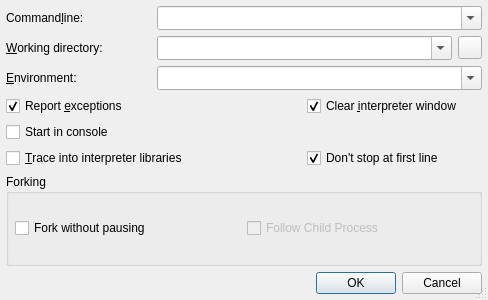
<?xml version="1.0" encoding="UTF-8"?>
<ui version="4.0">
 <class>StartDebugDialog</class>
 <widget class="QDialog" name="StartDebugDialog">
  <property name="geometry">
   <rect>
    <x>0</x>
    <y>0</y>
    <width>488</width>
    <height>300</height>
   </rect>
  </property>
  <property name="windowTitle">
   <string>Start debugging</string>
  </property>
  <property name="sizeGripEnabled">
   <bool>true</bool>
  </property>
  <layout class="QGridLayout" name="gridLayout">
   <item row="0" column="0">
    <widget class="QLabel" name="TextLabel1">
     <property name="text">
      <string>Command&amp;line:</string>
     </property>
     <property name="buddy">
      <cstring>cmdlineCombo</cstring>
     </property>
    </widget>
   </item>
   <item row="0" column="1" colspan="3">
    <widget class="QComboBox" name="cmdlineCombo">
     <property name="sizePolicy">
      <sizepolicy hsizetype="Expanding" vsizetype="Fixed">
       <horstretch>0</horstretch>
       <verstretch>0</verstretch>
      </sizepolicy>
     </property>
     <property name="toolTip">
      <string>Enter the commandline parameters</string>
     </property>
     <property name="whatsThis">
      <string>&lt;b&gt;Commandline&lt;/b&gt;
&lt;p&gt;Enter the commandline parameters in this field.&lt;/p&gt;</string>
     </property>
     <property name="editable">
      <bool>true</bool>
     </property>
     <property name="insertPolicy">
      <enum>QComboBox::InsertAtTop</enum>
     </property>
     <property name="sizeAdjustPolicy">
      <enum>QComboBox::AdjustToMinimumContentsLengthWithIcon</enum>
     </property>
     <property name="duplicatesEnabled">
      <bool>false</bool>
     </property>
    </widget>
   </item>
   <item row="1" column="0">
    <widget class="QLabel" name="TextLabel2">
     <property name="text">
      <string>&amp;Working directory:</string>
     </property>
     <property name="buddy">
      <cstring>workdirCombo</cstring>
     </property>
    </widget>
   </item>
   <item row="1" column="1" colspan="2">
    <widget class="QComboBox" name="workdirCombo">
     <property name="sizePolicy">
      <sizepolicy hsizetype="Expanding" vsizetype="Fixed">
       <horstretch>0</horstretch>
       <verstretch>0</verstretch>
      </sizepolicy>
     </property>
     <property name="toolTip">
      <string>Enter the working directory</string>
     </property>
     <property name="whatsThis">
      <string>&lt;b&gt;Working directory&lt;/b&gt;
&lt;p&gt;Enter the working directory of the application to be debugged. Leave it empty to set the working directory to the executable directory.&lt;/p&gt;</string>
     </property>
     <property name="editable">
      <bool>true</bool>
     </property>
     <property name="insertPolicy">
      <enum>QComboBox::InsertAtTop</enum>
     </property>
     <property name="sizeAdjustPolicy">
      <enum>QComboBox::AdjustToMinimumContentsLengthWithIcon</enum>
     </property>
     <property name="duplicatesEnabled">
      <bool>false</bool>
     </property>
    </widget>
   </item>
   <item row="2" column="0">
    <widget class="QLabel" name="textLabel1">
     <property name="text">
      <string>&amp;Environment:</string>
     </property>
     <property name="buddy">
      <cstring>environmentCombo</cstring>
     </property>
    </widget>
   </item>
   <item row="2" column="1" colspan="3">
    <widget class="QComboBox" name="environmentCombo">
     <property name="sizePolicy">
      <sizepolicy hsizetype="Expanding" vsizetype="Fixed">
       <horstretch>0</horstretch>
       <verstretch>0</verstretch>
      </sizepolicy>
     </property>
     <property name="toolTip">
      <string>Enter the environment variables to be set.</string>
     </property>
     <property name="whatsThis">
      <string>&lt;b&gt;Environment&lt;/b&gt;
&lt;p&gt;Enter the environment variables to be set for the program. The individual settings must be separated by whitespace and be given in the form 'var=value'. In order to add to an environment variable, enter it in the form 'var+=value'.&lt;/p&gt;
&lt;p&gt;Example: var1=1 var2=&quot;hello world&quot; var3+=&quot;:/tmp&quot;&lt;/p&gt;</string>
     </property>
     <property name="editable">
      <bool>true</bool>
     </property>
     <property name="insertPolicy">
      <enum>QComboBox::InsertAtTop</enum>
     </property>
     <property name="sizeAdjustPolicy">
      <enum>QComboBox::AdjustToMinimumContentsLengthWithIcon</enum>
     </property>
     <property name="duplicatesEnabled">
      <bool>false</bool>
     </property>
    </widget>
   </item>
   <item row="3" column="0" colspan="2">
    <widget class="QCheckBox" name="exceptionCheckBox">
     <property name="toolTip">
      <string>Uncheck to disable exception reporting</string>
     </property>
     <property name="whatsThis">
      <string>&lt;b&gt;Report exceptions&lt;/b&gt;
&lt;p&gt;Uncheck this in order to disable exception reporting.&lt;/p&gt;</string>
     </property>
     <property name="text">
      <string>Report &amp;exceptions</string>
     </property>
     <property name="shortcut">
      <string>Alt+E</string>
     </property>
     <property name="checked">
      <bool>true</bool>
     </property>
    </widget>
   </item>
   <item row="3" column="2" colspan="2">
    <widget class="QCheckBox" name="clearShellCheckBox">
     <property name="toolTip">
      <string>Select to clear the display of the interpreter window</string>
     </property>
     <property name="whatsThis">
      <string>&lt;b&gt;Clear interpreter window&lt;/b&gt;&lt;p&gt;This clears the display of the interpreter window before starting the debug client.&lt;/p&gt;</string>
     </property>
     <property name="text">
      <string>Clear &amp;interpreter window</string>
     </property>
     <property name="checked">
      <bool>true</bool>
     </property>
    </widget>
   </item>
   <item row="4" column="0" colspan="2">
    <widget class="QCheckBox" name="consoleCheckBox">
     <property name="toolTip">
      <string>Select to start the debugger in a console window</string>
     </property>
     <property name="whatsThis">
      <string>&lt;b&gt;Start in console&lt;/b&gt;
&lt;p&gt;Select to start the debugger in a console window. The console command has to be configured on the Debugger-&amp;gt;General page&lt;/p&gt;</string>
     </property>
     <property name="text">
      <string>Start in console</string>
     </property>
    </widget>
   </item>
   <item row="5" column="0" colspan="2">
    <widget class="QCheckBox" name="tracePythonCheckBox">
     <property name="toolTip">
      <string>Select to trace into the Python library</string>
     </property>
     <property name="text">
      <string>&amp;Trace into interpreter libraries</string>
     </property>
     <property name="shortcut">
      <string>Alt+T</string>
     </property>
    </widget>
   </item>
   <item row="5" column="2" colspan="2">
    <widget class="QCheckBox" name="autoContinueCheckBox">
     <property name="toolTip">
      <string>Select to not stop the debugger at the first executable line.</string>
     </property>
     <property name="whatsThis">
      <string>&lt;b&gt;Don't stop at first line&lt;/b&gt;&lt;p&gt;This prevents the debugger from stopping at the first executable line.&lt;/p&gt;</string>
     </property>
     <property name="text">
      <string>Don't stop at first line</string>
     </property>
     <property name="checked">
      <bool>true</bool>
     </property>
    </widget>
   </item>
   <item row="6" column="0" colspan="4">
    <widget class="QGroupBox" name="groupBox">
     <property name="title">
      <string>Forking</string>
     </property>
     <layout class="QHBoxLayout" name="horizontalLayout">
      <item>
       <widget class="QCheckBox" name="forkModeCheckBox">
        <property name="toolTip">
         <string>Select to go through the fork without asking</string>
        </property>
        <property name="whatsThis">
         <string>&lt;b&gt;Fork without pausing&lt;/b&gt;
&lt;p&gt;Select to go through the fork without asking making the forking decision based on the Parent/Child selection.&lt;/p&gt;</string>
        </property>
        <property name="text">
         <string>Fork without pausing</string>
        </property>
       </widget>
      </item>
      <item>
       <widget class="QCheckBox" name="forkChildCheckBox">
        <property name="enabled">
         <bool>false</bool>
        </property>
        <property name="toolTip">
         <string>Select to debug the child process after forking</string>
        </property>
        <property name="whatsThis">
         <string>&lt;b&gt;Debug Child Process&lt;/b&gt;
&lt;p&gt;Select to debug the child process after forking. If it is not selected, the parent process will be debugged. This has no effect, if forking without pausing is not selected.&lt;/p&gt;</string>
        </property>
        <property name="text">
         <string>Follow Child Process</string>
        </property>
       </widget>
      </item>
     </layout>
    </widget>
   </item>
   <item row="7" column="0" colspan="4">
    <widget class="QDialogButtonBox" name="buttonBox">
     <property name="orientation">
      <enum>Qt::Horizontal</enum>
     </property>
     <property name="standardButtons">
      <set>QDialogButtonBox::Cancel|QDialogButtonBox::Ok</set>
     </property>
    </widget>
   </item>
   <item row="1" column="3">
    <widget class="QToolButton" name="dirButton">
     <property name="toolTip">
      <string>Select directory using a directory selection dialog</string>
     </property>
     <property name="whatsThis">
      <string>&lt;b&gt;Select directory&lt;/b&gt;
&lt;p&gt;Select the working directory via a directory selection dialog.&lt;/p&gt;</string>
     </property>
    </widget>
   </item>
  </layout>
 </widget>
 <layoutdefault spacing="6" margin="6"/>
 <pixmapfunction>qPixmapFromMimeSource</pixmapfunction>
 <tabstops>
  <tabstop>cmdlineCombo</tabstop>
  <tabstop>workdirCombo</tabstop>
  <tabstop>dirButton</tabstop>
  <tabstop>environmentCombo</tabstop>
  <tabstop>exceptionCheckBox</tabstop>
  <tabstop>clearShellCheckBox</tabstop>
  <tabstop>consoleCheckBox</tabstop>
  <tabstop>tracePythonCheckBox</tabstop>
  <tabstop>autoContinueCheckBox</tabstop>
  <tabstop>forkModeCheckBox</tabstop>
  <tabstop>forkChildCheckBox</tabstop>
  <tabstop>buttonBox</tabstop>
 </tabstops>
 <resources/>
 <connections>
  <connection>
   <sender>buttonBox</sender>
   <signal>accepted()</signal>
   <receiver>StartDebugDialog</receiver>
   <slot>accept()</slot>
   <hints>
    <hint type="sourcelabel">
     <x>59</x>
     <y>282</y>
    </hint>
    <hint type="destinationlabel">
     <x>43</x>
     <y>179</y>
    </hint>
   </hints>
  </connection>
  <connection>
   <sender>buttonBox</sender>
   <signal>rejected()</signal>
   <receiver>StartDebugDialog</receiver>
   <slot>reject()</slot>
   <hints>
    <hint type="sourcelabel">
     <x>127</x>
     <y>282</y>
    </hint>
    <hint type="destinationlabel">
     <x>118</x>
     <y>180</y>
    </hint>
   </hints>
  </connection>
  <connection>
   <sender>forkModeCheckBox</sender>
   <signal>toggled(bool)</signal>
   <receiver>forkChildCheckBox</receiver>
   <slot>setEnabled(bool)</slot>
   <hints>
    <hint type="sourcelabel">
     <x>164</x>
     <y>229</y>
    </hint>
    <hint type="destinationlabel">
     <x>276</x>
     <y>228</y>
    </hint>
   </hints>
  </connection>
 </connections>
</ui>
